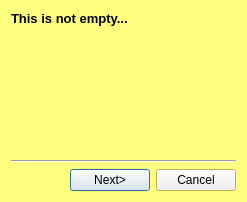
<?xml version="1.0" encoding="UTF-8"?>
<ui version="4.0">
 <class>NoteItViewer</class>
 <widget class="QDialog" name="NoteItViewer">
  <property name="geometry">
   <rect>
    <x>0</x>
    <y>0</y>
    <width>247</width>
    <height>202</height>
   </rect>
  </property>
  <property name="minimumSize">
   <size>
    <width>200</width>
    <height>200</height>
   </size>
  </property>
  <property name="maximumSize">
   <size>
    <width>400</width>
    <height>400</height>
   </size>
  </property>
  <property name="palette">
   <palette>
    <active>
     <colorrole role="Base">
      <brush brushstyle="SolidPattern">
       <color alpha="255">
        <red>255</red>
        <green>255</green>
        <blue>255</blue>
       </color>
      </brush>
     </colorrole>
     <colorrole role="Window">
      <brush brushstyle="SolidPattern">
       <color alpha="255">
        <red>255</red>
        <green>255</green>
        <blue>127</blue>
       </color>
      </brush>
     </colorrole>
    </active>
    <inactive>
     <colorrole role="Base">
      <brush brushstyle="SolidPattern">
       <color alpha="255">
        <red>255</red>
        <green>255</green>
        <blue>255</blue>
       </color>
      </brush>
     </colorrole>
     <colorrole role="Window">
      <brush brushstyle="SolidPattern">
       <color alpha="255">
        <red>255</red>
        <green>255</green>
        <blue>127</blue>
       </color>
      </brush>
     </colorrole>
    </inactive>
    <disabled>
     <colorrole role="Base">
      <brush brushstyle="SolidPattern">
       <color alpha="255">
        <red>255</red>
        <green>255</green>
        <blue>127</blue>
       </color>
      </brush>
     </colorrole>
     <colorrole role="Window">
      <brush brushstyle="SolidPattern">
       <color alpha="255">
        <red>255</red>
        <green>255</green>
        <blue>127</blue>
       </color>
      </brush>
     </colorrole>
    </disabled>
   </palette>
  </property>
  <property name="windowTitle">
   <string>Dialog</string>
  </property>
  <layout class="QVBoxLayout" name="verticalLayout">
   <item>
    <widget class="QLabel" name="theLabel">
     <property name="text">
      <string>&lt;!DOCTYPE HTML PUBLIC &quot;-//W3C//DTD HTML 4.0//EN&quot; &quot;http://www.w3.org/TR/REC-html40/strict.dtd&quot;&gt;
&lt;html&gt;&lt;head&gt;&lt;meta name=&quot;qrichtext&quot; content=&quot;1&quot; /&gt;&lt;style type=&quot;text/css&quot;&gt;
p, li { white-space: pre-wrap; }
&lt;/style&gt;&lt;/head&gt;&lt;body style=&quot; font-family:'Sans Serif'; font-size:10pt; font-weight:400; font-style:normal;&quot;&gt;
&lt;p style=&quot; margin-top:0px; margin-bottom:0px; margin-left:0px; margin-right:0px; -qt-block-indent:0; text-indent:0px;&quot;&gt;&lt;span style=&quot; font-weight:600;&quot;&gt;This is not empty...&lt;/span&gt;&lt;/p&gt;&lt;/body&gt;&lt;/html&gt;</string>
     </property>
    </widget>
   </item>
   <item>
    <spacer name="verticalSpacer">
     <property name="orientation">
      <enum>Qt::Vertical</enum>
     </property>
     <property name="sizeHint" stdset="0">
      <size>
       <width>20</width>
       <height>133</height>
      </size>
     </property>
    </spacer>
   </item>
   <item>
    <widget class="Line" name="line">
     <property name="orientation">
      <enum>Qt::Horizontal</enum>
     </property>
    </widget>
   </item>
   <item>
    <layout class="QHBoxLayout" name="horizontalLayout">
     <item>
      <spacer name="horizontalSpacer">
       <property name="orientation">
        <enum>Qt::Horizontal</enum>
       </property>
       <property name="sizeHint" stdset="0">
        <size>
         <width>40</width>
         <height>20</height>
        </size>
       </property>
      </spacer>
     </item>
     <item>
      <widget class="QPushButton" name="pushButton_Next">
       <property name="text">
        <string>Next&gt;</string>
       </property>
      </widget>
     </item>
     <item>
      <widget class="QPushButton" name="pushButton_cancel">
       <property name="text">
        <string>Cancel</string>
       </property>
      </widget>
     </item>
    </layout>
   </item>
  </layout>
 </widget>
 <resources/>
 <connections/>
</ui>
